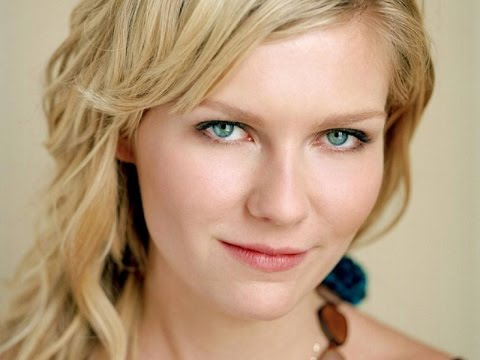
#> input picture girl.jpg, 480 x 360 px
$ jupyter execute First.ipynb
#> lines starting #> are read from the running program, lines starting #| are printed output that depends on the picture
[cell 1]
import numpy as np
import cv2

# Load an color image in grayscale
img = cv2.imread('girl.jpg',0)
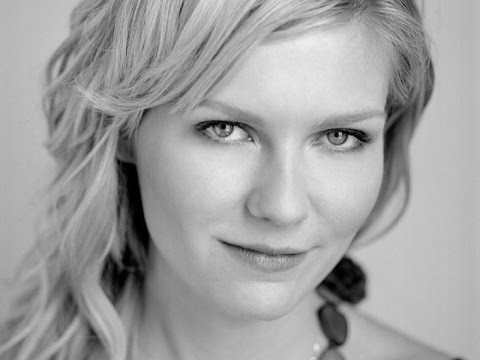
#> img: shape (360, 480); min 0, max 240, mean 160.7
